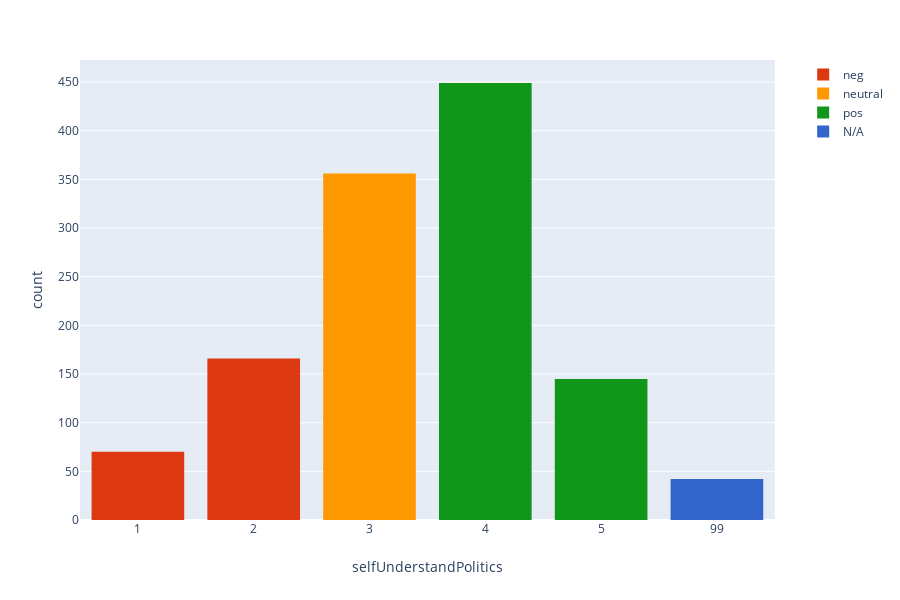

Notebook source saved alongside this figure:
### Markdown cell above
# Statements About Self And Politics

### Code cell
#Respondents were asked to indicate how much they agree/disagree with
#statements that some people use to describe themselves, in this case:
#
#"I feel that I have a pretty good understanding of important political issues
# facing our country."
#
#This data skews right (positive)

ShowHistogram (data,'selfUnderstandPolitics')

### Figure 1 — Plotly figure (JSON) as saved in the notebook; plotly's stock layout.template omitted (floating-point values rounded to 4 significant figures; data arrays with more than 128 entries replaced by an {"elided": "..."} marker saying what was removed)
{"data": [{"alignmentgroup": "True", "bingroup": "x", "histnorm": "density", "hoverlabel": {"namelength": 0}, "hovertemplate": "selfUnderstandPolitics_Groups=neg<br>selfUnderstandPolitics=%{x}<br>count=%{y}", "legendgroup": "selfUnderstandPolitics_Groups=neg", "marker": {"color": "#DC3912"}, "name": "neg", "offsetgroup": "selfUnderstandPolitics_Groups=neg", "orientation": "v", "showlegend": true, "type": "histogram", "x": {"elided": "236 int values"}, "xaxis": "x", "yaxis": "y"}, {"alignmentgroup": "True", "bingroup": "x", "histnorm": "density", "hoverlabel": {"namelength": 0}, "hovertemplate": "selfUnderstandPolitics_Groups=neutral<br>selfUnderstandPolitics=%{x}<br>count=%{y}", "legendgroup": "selfUnderstandPolitics_Groups=neutral", "marker": {"color": "#FF9900"}, "name": "neutral", "offsetgroup": "selfUnderstandPolitics_Groups=neutral", "orientation": "v", "showlegend": true, "type": "histogram", "x": {"elided": "356 int values"}, "xaxis": "x", "yaxis": "y"}, {"alignmentgroup": "True", "bingroup": "x", "histnorm": "density", "hoverlabel": {"namelength": 0}, "hovertemplate": "selfUnderstandPolitics_Groups=pos<br>selfUnderstandPolitics=%{x}<br>count=%{y}", "legendgroup": "selfUnderstandPolitics_Groups=pos", "marker": {"color": "#109618"}, "name": "pos", "offsetgroup": "selfUnderstandPolitics_Groups=pos", "orientation": "v", "showlegend": true, "type": "histogram", "x": {"elided": "594 int values"}, "xaxis": "x", "yaxis": "y"}, {"alignmentgroup": "True", "bingroup": "x", "histnorm": "density", "hoverlabel": {"namelength": 0}, "hovertemplate": "selfUnderstandPolitics_Groups=N/A<br>selfUnderstandPolitics=%{x}<br>count=%{y}", "legendgroup": "selfUnderstandPolitics_Groups=N/A", "marker": {"color": "#3366CC"}, "name": "N/A", "offsetgroup": "selfUnderstandPolitics_Groups=N/A", "orientation": "v", "showlegend": true, "type": "histogram", "x": [99, 99, 99, 99, 99, 99, 99, 99, 99, 99, 99, 99, 99, 99, 99, 99, 99, 99, 99, 99, 99, 99, 99, 99, 99, 99, 99, 99, 99, 99, 99, 99, 99, 99, 99, 99, 99, 99, 99, 99, 99, 99], "xaxis": "x", "yaxis": "y"}], "layout": {"barmode": "relative", "height": 600, "legend": {"tracegroupgap": 0}, "margin": {"t": 60}, "xaxis": {"anchor": "y", "categoryorder": "category ascending", "domain": [0, 0.98], "title": {"text": "selfUnderstandPolitics"}, "type": "category"}, "yaxis": {"anchor": "x", "domain": [0, 1], "title": {"text": "count"}}}}
